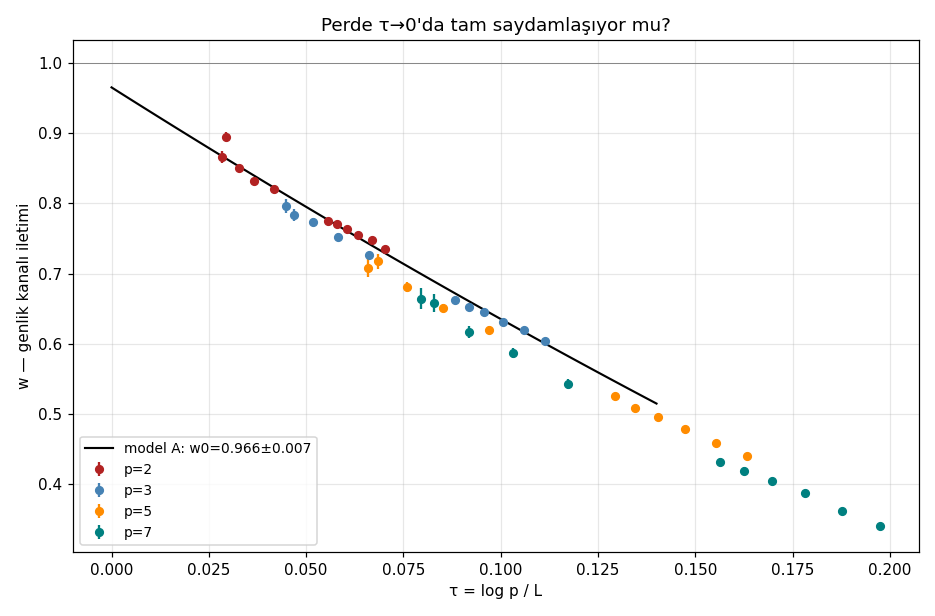

This chart was generated by the following Python code:
"""
56 — w(τ→0) KARARI: TAM SAYDAMLIK MI, PLATO MU? (17 Ağustos 2026)
===================================================================

Tüm pencereler (41: L=9.9-12.5, 55: L=16.6-23.5, 53: L=24.5) tek
konvansiyonla — w kanalı, tmid fazları, g̃+g̃² kontrollü — yeniden ölçülür.
p=2 ve p=3 noktaları (τ ≤ 0.12) kuadratik fit ile τ=0'a taşınır:

    w(τ) = w0 + c1·τ + c2·τ²

Karar: w0 ≈ 1 (perde sonsuz yükseklikte tam saydam — explicit formulanın
naif beklentisi) vs w0 ≈ 0.94 (kalıcı plato — yeni bir sabit demek olur).
Model kıyası: serbest w0 vs w0=1 sabitli fit, Δχ².
"""

import numpy as np
import mpmath as mp
import matplotlib.pyplot as plt
from pathlib import Path

HERE = Path(__file__).resolve().parent
TWO_PI = 2 * np.pi
A = (np.e**2 - 5) / 2
B0, B1 = 2.7580, -0.0543
T0_ODL = 267653395647
PRIMES_FIT = [2, 3]          # küçük-τ fit noktaları
PRIMES_ALL = [2, 3, 5, 7]    # ölçülen (şekil için)

mp.mp.dps = 30

def measure_w(gaps, amps, tmid, phase_const=None):
    """tmid-fazlı, kontrollü w_p ölçümü. phase_const: {p: sabit faz} (çapa)."""
    Lw = np.log(tmid / TWO_PI) if phase_const is None else \
         np.log((T0_ODL + tmid) / TWO_PI)
    g_u = gaps * Lw / TWO_PI
    a_u = amps / np.sqrt(A * Lw + B0 + B1 / Lw)
    a_u /= np.sqrt((a_u**2).mean())
    y = np.log(a_u)
    cols = [np.ones_like(y), g_u, g_u**2]
    for p in PRIMES_ALL:
        ph0 = phase_const[p] if phase_const else 0.0
        arg = ph0 + tmid * np.log(p)
        cols += [np.cos(arg), np.sin(arg)]
    X = np.vstack(cols).T
    b, *_ = np.linalg.lstsq(X, y, rcond=None)
    res = y - X @ b
    se = np.sqrt(res.var() * np.diag(np.linalg.inv(X.T @ X)))
    L = float(Lw.mean())
    out = []
    for i, p in enumerate(PRIMES_ALL):
        w = b[3 + 2 * i] / p**-0.5
        s = se[3 + 2 * i] / p**-0.5
        out.append((p, np.log(p) / L, w, s))
    return L, out

points = []  # (p, tau, w, se, L)

# 41 pencereleri
d41 = np.load(HERE / "41_bigT_windows.npz")
for k in sorted({x.split("_")[1] for x in d41.files}, key=lambda s: int(s[:-1])):
    L, rows = measure_w(d41[f"gaps_{k}"], d41[f"amps_{k}"], d41[f"tmid_{k}"])
    points += [(p, tau, w, s, L) for p, tau, w, s in rows]

# 55b pencereleri (pencere-başına dosyalar)
for f in sorted(HERE.glob("55_win_*.npz")):
    d55 = np.load(f)
    L, rows = measure_w(d55["gaps"], d55["amps"], d55["tmid"])
    points += [(p, tau, w, s, L) for p, tau, w, s in rows]
    print(f"  yüklendi: {f.name} (L={L:.2f})")

# 53 Odlyzko (çapalı sabit fazlar)
d53 = np.load(HERE / "53_odlyzko_amps.npz")
pc = {p: float(mp.fmod(T0_ODL * mp.log(p), 2 * mp.pi)) for p in PRIMES_ALL}
L, rows = measure_w(d53["gaps"], d53["max_amps"], d53["t_mid"], phase_const=pc)
points += [(p, tau, w, s, L) for p, tau, w, s in rows]

pts = np.array([(p, t, w, s, L) for p, t, w, s, L in points])
print(f"{'p':>3} {'L':>7} {'τ':>7} {'w':>8} {'±':>7}")
for p, t, w, s, L in sorted(points, key=lambda r: r[1]):
    print(f"{int(p):>3} {L:>7.2f} {t:>7.4f} {w:>8.4f} {s:>7.4f}")

# ---------------------------------------------------------------
# FIT VARYANTLARI (ön koşudaki ders: saf τ-çökmesi yetmiyor —
# aynı τ'da büyük p daha az geçiriyor. Sistematik pay için 4 model.)
# ---------------------------------------------------------------
def wfit(mask, cols_extra, label):
    tau = pts[mask, 1]; w = pts[mask, 2]; se = pts[mask, 3]
    pv = pts[mask, 0]; Lv = pts[mask, 4]
    W = 1 / se**2; sw = np.sqrt(W)
    cols = [np.ones_like(tau), tau, tau**2]
    for ce in cols_extra:
        cols.append({"invp": 1 / pv, "invL": 1 / Lv}[ce])
    X = np.vstack(cols).T
    beta, *_ = np.linalg.lstsq(X * sw[:, None], w * sw, rcond=None)
    cov = np.linalg.inv((X * W[:, None]).T @ X)
    resid = w - X @ beta
    chi = float(np.sum(W * resid**2)); dof = mask.sum() - X.shape[1]
    # w0: τ→0 limiti. 1/p ve 1/L terimleri τ→0'da p→∞/L→∞ limitinde düşer
    w0, s0 = beta[0], np.sqrt(cov[0, 0])
    print(f"  {label:<28} w0 = {w0:.4f} ± {s0:.4f}   χ²/dof = {chi/dof:.2f}"
          f"   (1'e uzaklık {abs(1-w0)/s0:.1f}σ)")
    return w0, s0, chi / dof, beta

m23 = (np.isin(pts[:, 0], [2, 3])) & (pts[:, 1] <= 0.12)
m2 = (pts[:, 0] == 2)
m235 = (np.isin(pts[:, 0], [2, 3, 5])) & (pts[:, 1] <= 0.14)

print(f"\nFIT VARYANTLARI:")
r1 = wfit(m23, [], "A: p∈{2,3} saf kuadratik")
r2 = wfit(m23, ["invp"], "B: p∈{2,3} + d/p terimi")
r3 = wfit(m23, ["invL"], "C: p∈{2,3} + e/L terimi")
r4 = wfit(m2, [], "D: yalnız p=2, kuadratik")
r5 = wfit(m235, ["invp"], "E: p∈{2,3,5} + d/p (geniş)")

w0s = [r[0] for r in (r1, r2, r3, r4, r5)]
print(f"\n  w0 aralığı (5 model): [{min(w0s):.3f}, {max(w0s):.3f}]")
print(f"  → sistematik pay istatistikten büyükse aralığı raporla, tek sayıyı değil")
beta = r1[3]; w0_free, se_w0 = r1[0], r1[1]

# ---------------------------------------------------------------
# GRAFİK
# ---------------------------------------------------------------
fig, ax = plt.subplots(figsize=(8.5, 5.6))
for p, c in zip(PRIMES_ALL, ["firebrick", "steelblue", "darkorange", "teal"]):
    mm = pts[:, 0] == p
    ax.errorbar(pts[mm, 1], pts[mm, 2], yerr=pts[mm, 3], fmt="o", ms=5, c=c,
                label=f"p={int(p)}")
xx = np.linspace(0, 0.14, 100)
ax.plot(xx, beta[0] + beta[1] * xx + beta[2] * xx**2, "k-", lw=1.4,
        label=f"model A: w0={w0_free:.3f}±{se_w0:.3f}")
ax.axhline(1, color="gray", lw=0.6)
ax.set_xlabel("τ = log p / L"); ax.set_ylabel("w — genlik kanalı iletimi")
ax.set_title("Perde τ→0'da tam saydamlaşıyor mu?")
ax.legend(fontsize=9); ax.grid(alpha=0.3)
plt.tight_layout()
out = HERE / "56_w0_karari.png"
plt.savefig(out, dpi=110)
print(f"\nGrafik: {out.name}")
